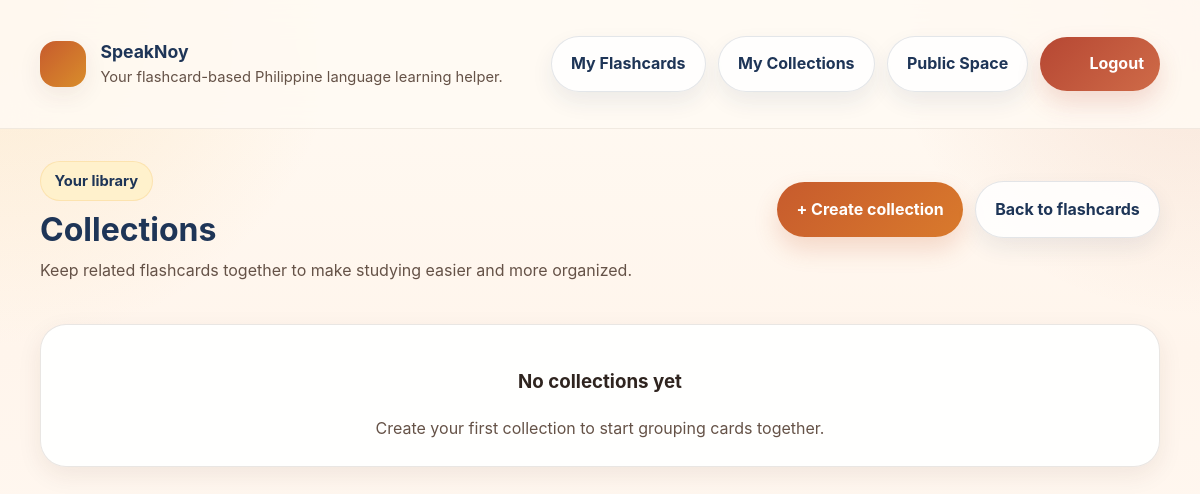
Page /SpeakNoy/collections/ (signed in) on the earlier database version.
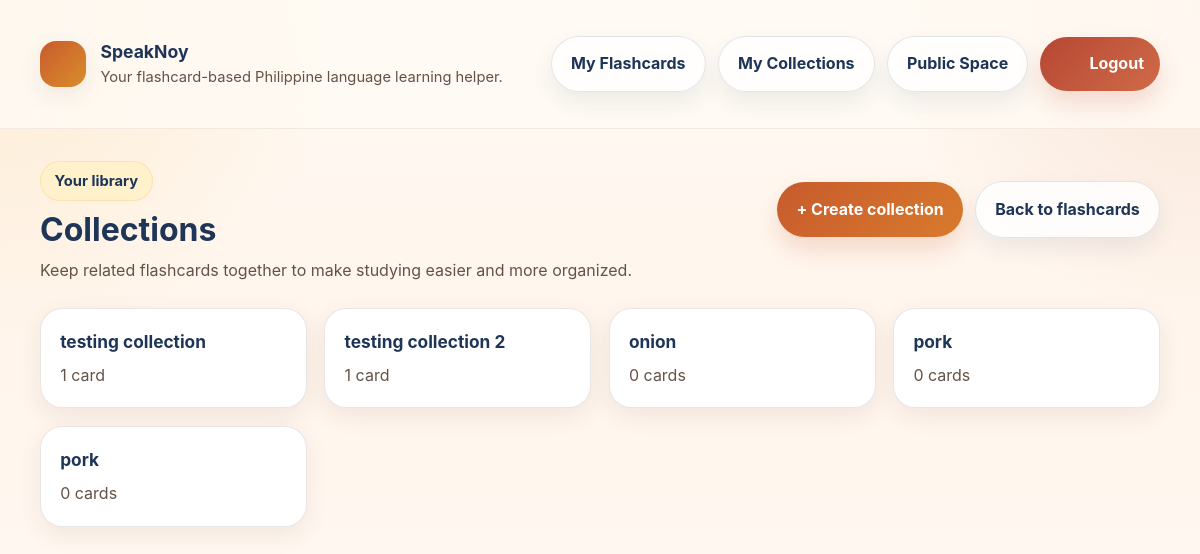
Same page on the later database version.
### SpeakNoy/models.py (models this page shows, shortened)
class FlashcardCollection(models.Model):
    name = models.CharField(max_length=63)
    creator = models.ForeignKey(
        settings.AUTH_USER_MODEL,
        on_delete=models.CASCADE,
        null=True,
        blank=True
    )
    flashcards = models.ManyToManyField(
        Flashcard,
        blank=True,
        related_name='collections'
    )

### SpeakNoy/views.py (the view)
# urls.py: path('collections/', collection_list_view, name='collectionlist'),
def collection_list_view(request):
    collections = FlashcardCollection.objects.filter(creator=request.user)
    return render(request, "flashcards/collection_list.html", {"collections": collections})

### templates/flashcards/collection_list.html (shortened to what this page needs)
{% extends 'base.html' %}
{% load static %}
{% block content %}
    <div class="page-header">
        <div class="page-header-main">
            <span class="badge badge-soft">Your library</span>
            <h1 style="margin-top: 0.65rem;">Collections</h1>
            <p style="margin-top: 0.6rem;">Keep related flashcards together to make studying easier and more organized.</p>
        </div>
        <div class="page-actions">
            {% if user.is_authenticated %}
                <a href="{% url 'SpeakNoy:collectioncreate' %}" class="btn-primary">+ Create collection</a>
            {% endif %}
            <a href="{% url 'SpeakNoy:cardlist' %}" class="btn-secondary">Back to flashcards</a>
        </div>
    </div>
    <div class="review-cards">
        {% for collection in collections %}
            <div class="review-card">
                <a href="{% url 'SpeakNoy:collection' collection.pk %}">
                    <h3>{{ collection.name }}</h3>
                    <p>{{ collection.flashcards.count }} card{{ collection.flashcards.count|pluralize }}</p>
                </a>
            </div>
        {% empty %}
            <div class="empty-state">
                <h3>No collections yet</h3>
                <p>Create your first collection to start grouping cards together.</p>
            </div>
        {% endfor %}
    </div>
{% endblock %}

Differences in the rows shown:
added FlashcardCollection: name "testing collection", flashcards.count "1"
added FlashcardCollection: name "testing collection 2", flashcards.count "1"
added FlashcardCollection: name "onion", flashcards.count "0"
added FlashcardCollection: name "pork", flashcards.count "0"
added FlashcardCollection: name "pork", flashcards.count "0"
Other differences:
text no longer shown: "No collections yet Create your first collection to start grouping cards together."
